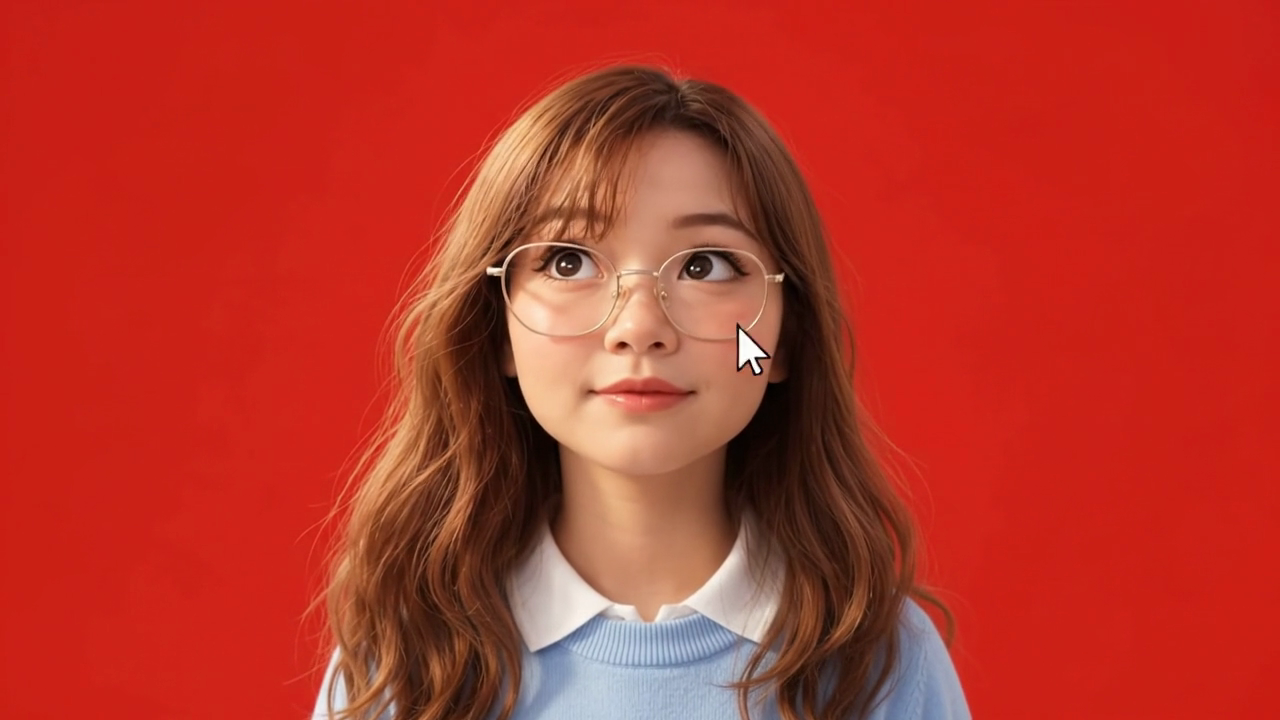
#> input picture scratch/test_poses/right_122.png, 1280 x 720 px, found by its file name; the run also reads 1 picture not shown here
$ python make_compass_grid.py
#> lines starting #> are read from the running program, lines starting #| are printed output that depends on the picture
import cv2
import numpy as np

right = cv2.imread('scratch/test_poses/right_122.png')
#> right is the input picture: shape (720, 1280, 3); mean B, G, R 40.6, 53.3, 182.9
left = cv2.flip(right, 1)

upright = cv2.imread('scratch/test_poses/upright_136.png')
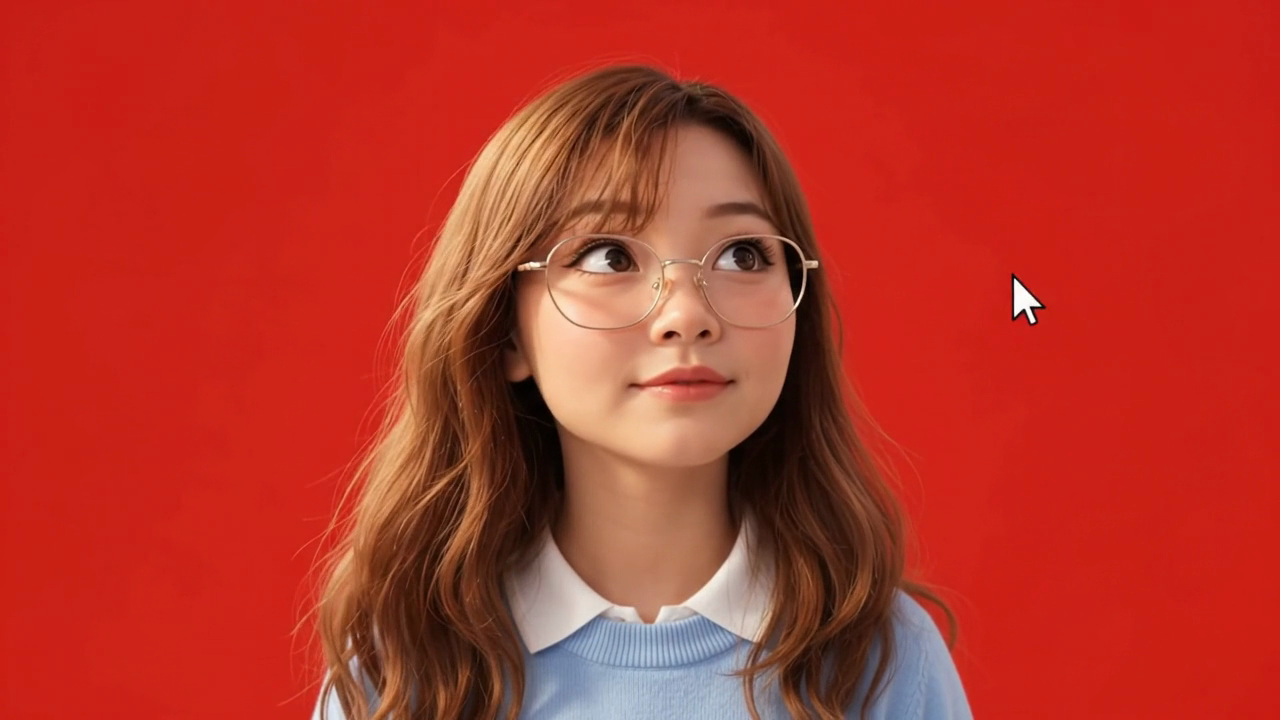
#> input picture scratch/test_poses/upright_136.png, 1280 x 720 px, found by its file name
#> upright is the input picture: shape (720, 1280, 3); mean B, G, R 40.2, 52.9, 181.9
upleft = cv2.flip(upright, 1)

downright = cv2.imread('scratch/test_poses/downright_152.png')
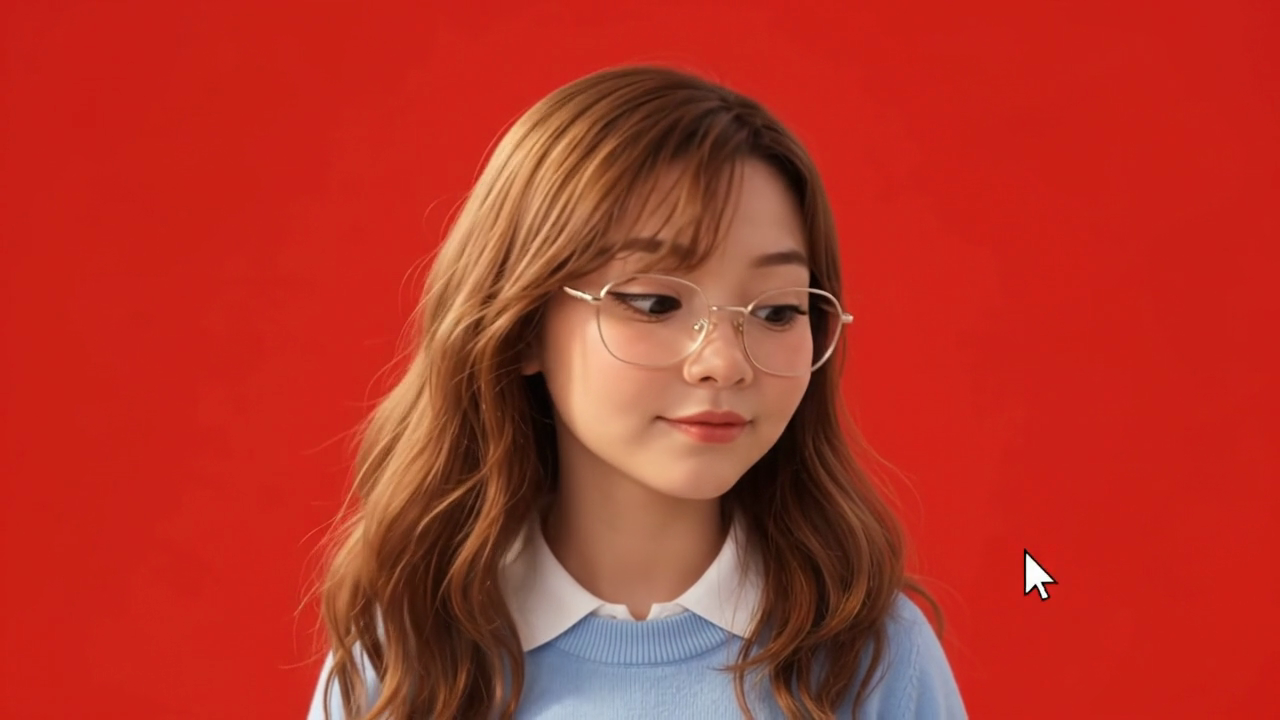
#> input picture scratch/test_poses/downright_152.png, 1280 x 720 px, found by its file name
#> downright is the input picture: shape (720, 1280, 3); mean B, G, R 38.6, 51.4, 180.3
downleft = cv2.flip(downright, 1)

center = cv2.imread('scratch/test_poses/center_234.png')
up = cv2.imread('scratch/test_poses/up_198.png')
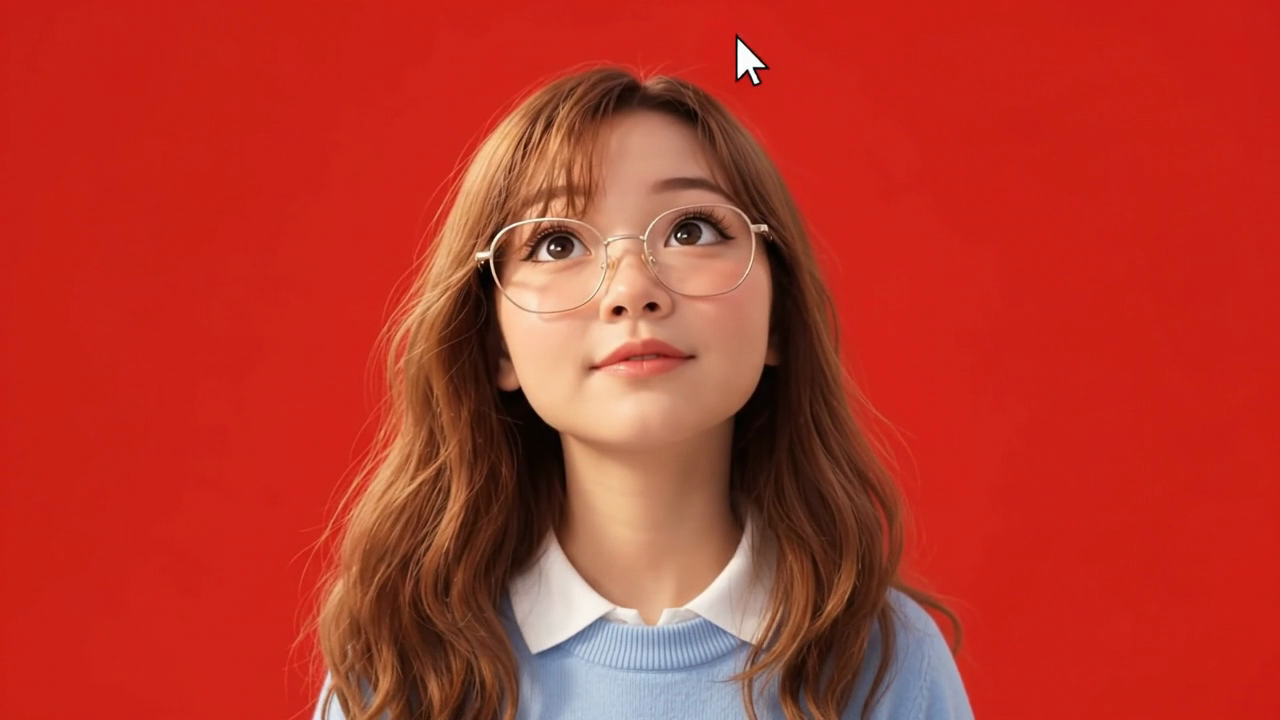
#> input picture scratch/test_poses/up_198.png, 1280 x 720 px, found by its file name
#> up is the input picture: shape (720, 1280, 3); mean B, G, R 41.3, 54.4, 184
down = cv2.imread('scratch/test_poses/down_168.png')
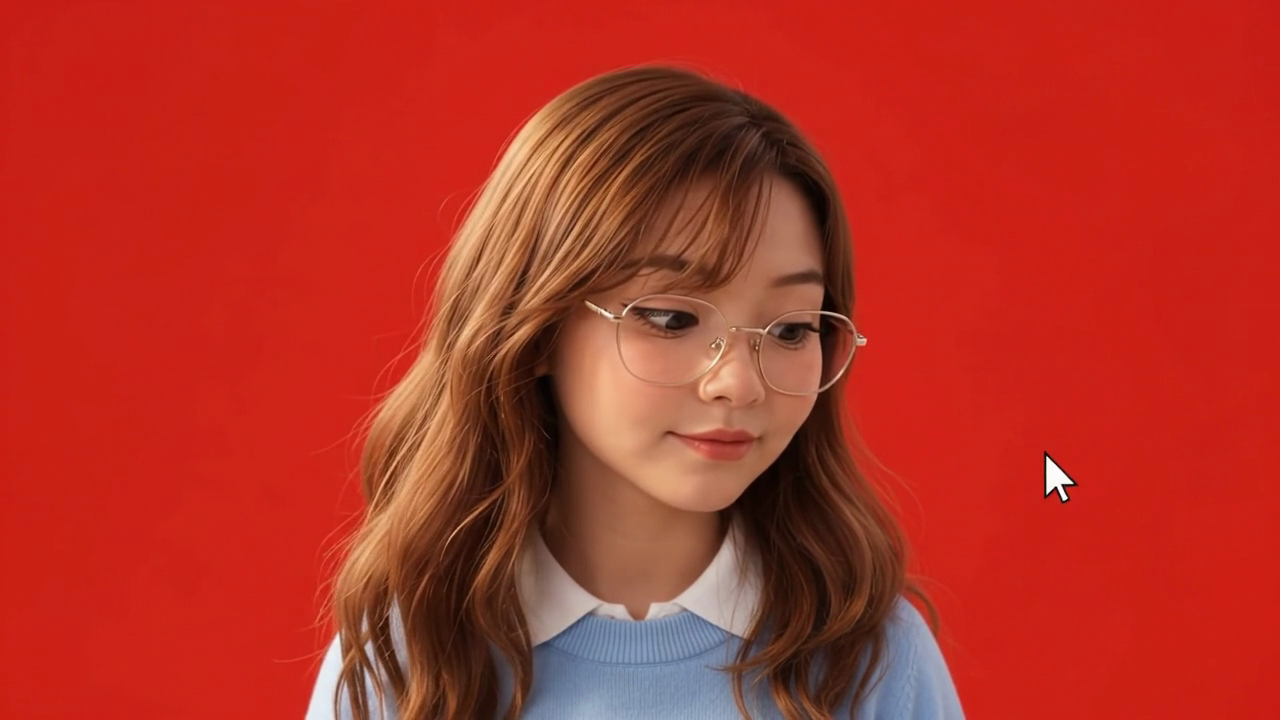
#> input picture scratch/test_poses/down_168.png, 1280 x 720 px, found by its file name
#> down is the input picture: shape (720, 1280, 3); mean B, G, R 37, 49.5, 178.9

# 8 compass directions:
# Layout in a 3x3 compass grid:
# [ UP-LEFT   ] [    UP    ] [  UP-RIGHT  ]
# [   LEFT    ] [  CENTER  ] [   RIGHT    ]
# [ DOWN-LEFT ] [   DOWN   ] [ DOWN-RIGHT ]

def resize_thumb(im, text):
#> called with text = 'UP-LEFT (flipped 136)'
    t = cv2.resize(im, (320, 180))
    cv2.putText(t, text, (15, 30), cv2.FONT_HERSHEY_SIMPLEX, 0.8, (255, 255, 255), 2)
    return t

grid = np.vstack([
    np.hstack([resize_thumb(upleft, "UP-LEFT (flipped 136)"), resize_thumb(up, "UP (198)"), resize_thumb(upright, "UP-RIGHT (136)")]),
    np.hstack([resize_thumb(left, "LEFT (flipped 122)"), resize_thumb(center, "CENTER (234)"), resize_thumb(right, "RIGHT (122)")]),
    np.hstack([resize_thumb(downleft, "DOWN-LEFT (flipped 152)"), resize_thumb(down, "DOWN (168)"), resize_thumb(downright, "DOWN-RIGHT (152)")])
])
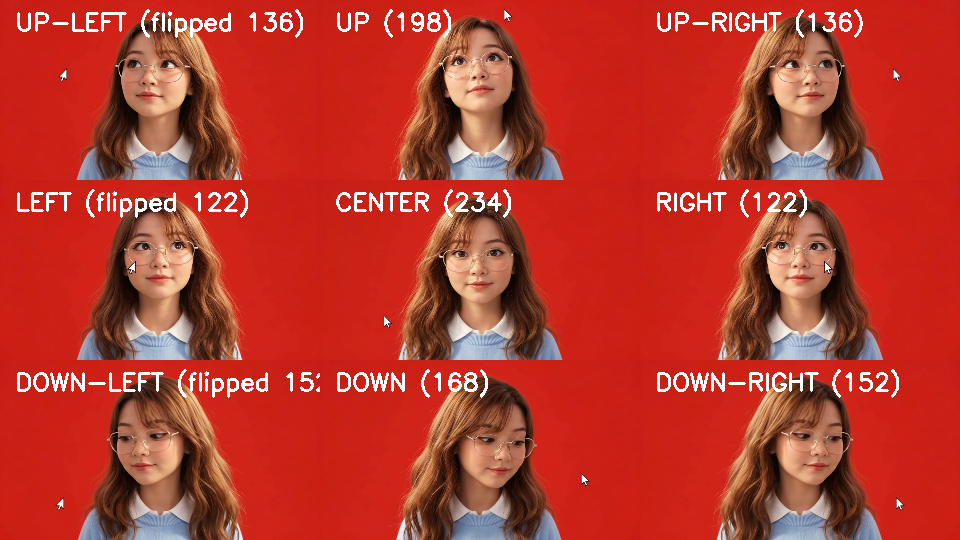
#> grid: shape (540, 960, 3); mean B, G, R 45.6, 58.1, 183.3

cv2.imwrite('scratch/compass_8_directions.jpg', grid)
print("Saved compass_8_directions.jpg")
